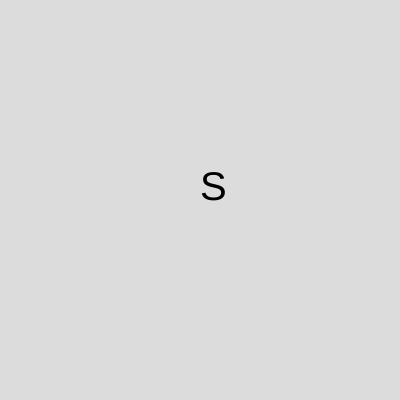
Frame 1 (no input)
Frame 60 (no input): identical to frame 1, image omitted
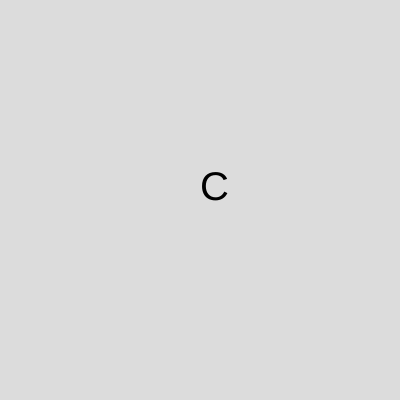
Frame 120 (the mouse pressed at the canvas centre since frame 60)

The p5.js sketch that drew these frames (run headless with seeded random() and noise() and a simulated clock; from frame 60 on, the mouse is pressed at the canvas centre):

// p5.js sketch
// ── sketch.js
let letters = ["G", "C", "I", "S", "M"];
let letter
function setup() {
  createCanvas(400, 400);
  letter = random(letters)
}

function draw() {
  background(220);

  textSize(40);
  text(letter, width / 2, height / 2);
}

function mousePressed() {
 letter = random(letters);
}

// ── style.css
html, body {
  margin: 0;
  padding: 0;
}
canvas {
  left: 50%;
  top: 50%;
  transform: translate(-50%, -50%);
  display: block;
}
